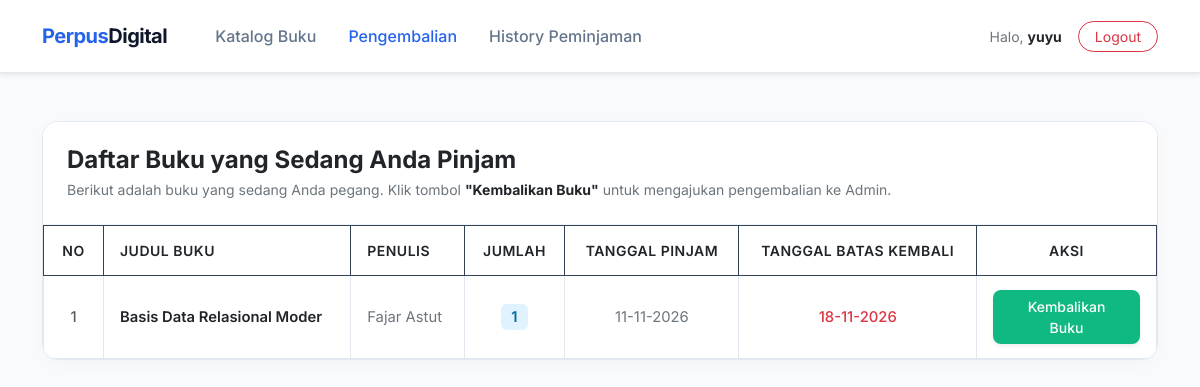
Screenshot of /view/view_user/pengembalian_user.php (signed in) with the database file from the repository.
### tables this page shows
CREATE TABLE `transaksi` (
  `id_transaksi` int(11) NOT NULL,
  `id_anggota` int(11) NOT NULL,
  `id_buku` int(11) NOT NULL,
  `tanggal_pinjam` date NOT NULL,
  `tanggal_kembali` date DEFAULT NULL,
  `status` enum('menunggu_persetujuan_pinjam','dipinjam','menunggu_persetujuan_kembali','dikembalikan') NOT NULL DEFAULT 'menunggu_persetujuan_pinjam',
  `jumlah` int(2) NOT NULL,
  `denda` int(11) DEFAULT 0,
  `status_denda` enum('belum_lunas','lunas') DEFAULT 'lunas'
);

CREATE TABLE `buku` (
  `id_buku` int(11) NOT NULL,
  `judul` varchar(150) NOT NULL,
  `penulis` varchar(100) NOT NULL,
  `penerbit` varchar(100) NOT NULL,
  `tahun_terbit` year(4) NOT NULL,
  `kategori` varchar(20) NOT NULL,
  `stok` int(5) NOT NULL,
  `foto` varchar(100) NOT NULL
);

### view/view_user/pengembalian_user.php (the view, shortened to what this page needs)
<?php
$db = new Koneksi();
$koneksi = $db->koneksi;
$id_anggota = $_SESSION['data']['id_anggota'];
$nama_user  = $_SESSION['data']['username'];
$sql = "SELECT transaksi.*, buku.judul, buku.penulis
        FROM transaksi
        JOIN buku ON transaksi.id_buku = buku.id_buku
        WHERE transaksi.id_anggota = '$id_anggota' AND transaksi.status = 'dipinjam'
        ORDER BY transaksi.id_transaksi DESC";
$result = $koneksi->query($sql);
?>
<!DOCTYPE html>
<html lang="id">
<head>
    <link href="https://cdn.jsdelivr.net/npm/bootstrap@5.3.0/dist/css/bootstrap.min.css" rel="stylesheet">
</head>
<body>
<nav class="navbar navbar-expand-lg sticky-top shadow-sm">
    <div class="container py-2">
        <a class="navbar-brand fw-bold fs-5" href="v_Dashboard_user.php">
            <span style="color: #2563eb;">Perpus</span>Digital
        </a>
        <div class="collapse navbar-collapse" id="navbarNav">
            <ul class="navbar-nav me-auto mb-2 mb-lg-0 ms-lg-3">
                <li class="nav-item">
                    <a class="nav-link fw-medium px-3" href="v_Dashboard_user.php">Katalog Buku</a>
                </li>
                <li class="nav-item">
                    <a class="nav-link active fw-medium px-3" href="pengembalian_user.php">Pengembalian</a>
                </li>
                <li class="nav-item">
                    <a class="nav-link fw-medium px-3" href="history_peminjaman.php">History Peminjaman</a>
                </li>
            </ul>
            <div class="d-flex align-items-center gap-3">
                <span class="text-secondary small">
                    Halo, <strong class="text-dark"><?= htmlspecialchars($nama_user); ?></strong>
                </span>
                <a href="../../controller/logout.php" class="btn btn-outline-danger btn-sm px-3 rounded-pill">Logout</a>
            </div>
        </div>
    </div>
</nav>
<div class="container mt-5 mb-5">
    <div class="card-custom">
        <div class="card-header-custom">
            <h4 class="fw-bold text-dark mb-1">Daftar Buku yang Sedang Anda Pinjam</h4>
            <p class="text-secondary small mb-0">Berikut adalah buku yang sedang Anda pegang. Klik tombol <strong class="text-dark">"Kembalikan Buku"</strong> untuk mengajukan pengembalian ke Admin.</p>
        </div>
        <div class="card-body p-0">
            <div class="table-responsive">
                <table class="table table-custom table-bordered align-middle">
                    <thead>
                        <tr>
                            <th class="text-center" style="width: 60px;">No</th>
                            <th>Judul Buku</th>
                            <th>Penulis</th>
                            <th class="text-center">Jumlah</th>
                            <th class="text-center">Tanggal Pinjam</th>
                            <th class="text-center">Tanggal Batas Kembali</th>
                            <th class="text-center" style="width: 180px;">Aksi</th>
                        </tr>
                    </thead>
                    <tbody>
                        <?php
                        if ($result && $result->num_rows > 0) {
                            $no = 1;
                            while ($row = $result->fetch_assoc()) {
                        ?>
                            <tr>
                                <td class="text-center text-muted fw-medium"><?= $no++; ?></td>
                                <td>
                                    <span class="fw-semibold text-dark d-block"><?= htmlspecialchars($row['judul']); ?></span>
                                </td>
                                <td class="text-secondary"><?= htmlspecialchars($row['penulis']); ?></td>
                                <td class="text-center">
                                    <span class="badge-jumlah"><?= htmlspecialchars($row['jumlah']); ?></span>
                                </td>
                                <td class="text-center text-secondary small"><?= date('d-m-Y', strtotime($row['tanggal_pinjam'])); ?></td>
                                <td class="text-center text-danger fw-medium small"><?= date('d-m-Y', strtotime($row['tanggal_kembali'])); ?></td>
                                <td class="text-center">
                                    <a href="proses_kembali_user.php?id=<?= $row['id_transaksi']; ?>"
                                       class="btn btn-kembali btn-sm shadow-sm"
                                       onclick="return confirm('Ajukan pengembalian buku ini kepada Admin?')">
                                       Kembalikan Buku
                                    </a>
                                </td>
                            </tr>
                        <?php
                            }
                        } ?>
                    </tbody>
                </table>
            </div>
        </div>
    </div>
</div>
</body>
</html>

### view/view_user/pengembalian_user.php (style rules this page uses)
body { font-family: 'Inter', sans-serif; background-color: #f8fafc; color: #1e293b; }
.navbar { background-color: #ffffff !important; border-bottom: 1px solid #e2e8f0; }
.navbar-brand { color: #0f172a !important; letter-spacing: -0.5px; }
.navbar .nav-link { color: #64748b !important; transition: color 0.2s; }
.navbar .nav-link:hover, .navbar .nav-link.active { color: #2563eb !important; }
.card-custom { background: #ffffff; border: 1px solid #e2e8f0; border-radius: 16px; overflow: hidden; box-shadow: 0 4px 20px -2px rgba(0, 0, 0, 0.03); }
.card-header-custom { background-color: #ffffff; border-bottom: 1px solid #f1f5f9; padding: 24px; }
.table-custom { margin-bottom: 0; border-collapse: collapse; }
.table-custom thead { background-color: #0f172a !important; color: #ffffff; }
.table-custom thead th { font-weight: 600; font-size: 0.875rem; text-transform: uppercase; letter-spacing: 0.5px; padding: 14px 16px; border: 1px solid #334155 !important; }
.table-custom tbody td { padding: 14px 16px; border: 1px solid #e2e8f0 !important; font-size: 0.925rem; }
.btn-kembali { background-color: #10b981; color: #ffffff; border: none; border-radius: 8px; font-weight: 500; padding: 6px 16px; transition: background-color 0.2s; }
.badge-jumlah { background-color: #e0f2fe; color: #0369a1; font-weight: 600; border-radius: 6px; padding: 4px 10px; }

### rows the page displays
transaksi: id_buku.judul "Basis Data Relasional Moder", id_buku.penulis "Fajar Astut", jumlah "1", tanggal_pinjam "11-11-2026", tanggal_kembali "18-11-2026"

### other values shown
$nama_user "yuyu"
